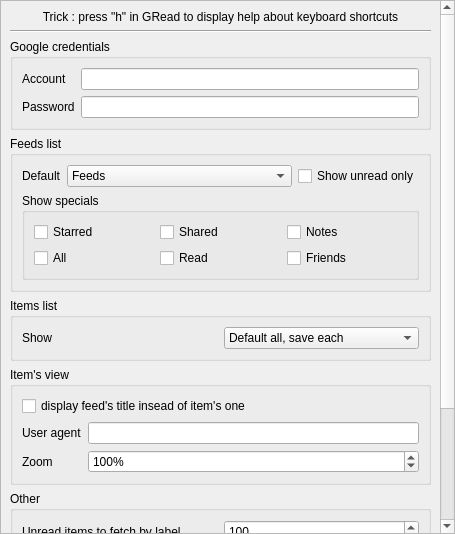
<?xml version="1.0" encoding="UTF-8"?>
<ui version="4.0">
 <class>Settings</class>
 <widget class="QDialog" name="Settings">
  <property name="geometry">
   <rect>
    <x>0</x>
    <y>0</y>
    <width>455</width>
    <height>534</height>
   </rect>
  </property>
  <property name="sizePolicy">
   <sizepolicy hsizetype="Preferred" vsizetype="Preferred">
    <horstretch>0</horstretch>
    <verstretch>0</verstretch>
   </sizepolicy>
  </property>
  <property name="windowTitle">
   <string>Settings</string>
  </property>
  <layout class="QVBoxLayout" name="verticalLayout">
   <property name="margin">
    <number>0</number>
   </property>
   <item>
    <widget class="QScrollArea" name="scrollArea">
     <property name="widgetResizable">
      <bool>true</bool>
     </property>
     <widget class="QWidget" name="scrollAreaWidgetContents">
      <property name="geometry">
       <rect>
        <x>0</x>
        <y>-104</y>
        <width>436</width>
        <height>692</height>
       </rect>
      </property>
      <layout class="QVBoxLayout" name="verticalLayout_4">
       <property name="leftMargin">
        <number>9</number>
       </property>
       <item>
        <widget class="QLabel" name="Trick">
         <property name="text">
          <string>Trick : press &quot;h&quot; in GRead to display help about keyboard shortcuts</string>
         </property>
         <property name="textFormat">
          <enum>Qt::PlainText</enum>
         </property>
         <property name="alignment">
          <set>Qt::AlignCenter</set>
         </property>
        </widget>
       </item>
       <item>
        <widget class="Line" name="line">
         <property name="orientation">
          <enum>Qt::Horizontal</enum>
         </property>
        </widget>
       </item>
       <item>
        <widget class="QGroupBox" name="groupGoogle">
         <property name="title">
          <string>Google credentials</string>
         </property>
         <layout class="QFormLayout" name="formLayout_groupGoogle">
          <item row="0" column="0">
           <widget class="QLabel" name="labelSettingsAccount">
            <property name="text">
             <string>Account</string>
            </property>
            <property name="buddy">
             <cstring>inputSettingsAccount</cstring>
            </property>
           </widget>
          </item>
          <item row="0" column="1">
           <widget class="QLineEdit" name="inputSettingsAccount">
            <property name="inputMethodHints">
             <set>Qt::ImhEmailCharactersOnly|Qt::ImhNoAutoUppercase</set>
            </property>
           </widget>
          </item>
          <item row="1" column="0">
           <widget class="QLabel" name="labelSettingsPassword">
            <property name="text">
             <string>Password</string>
            </property>
            <property name="buddy">
             <cstring>inputSettingsPassword</cstring>
            </property>
           </widget>
          </item>
          <item row="1" column="1">
           <widget class="QLineEdit" name="inputSettingsPassword">
            <property name="inputMethodHints">
             <set>Qt::ImhNoAutoUppercase|Qt::ImhNoPredictiveText</set>
            </property>
            <property name="echoMode">
             <enum>QLineEdit::PasswordEchoOnEdit</enum>
            </property>
           </widget>
          </item>
         </layout>
        </widget>
       </item>
       <item>
        <widget class="QGroupBox" name="groupFeeds">
         <property name="title">
          <string>Feeds list</string>
         </property>
         <layout class="QVBoxLayout" name="verticalLayout_groupFeeds">
          <item>
           <layout class="QHBoxLayout" name="horizontalLayout">
            <item>
             <widget class="QLabel" name="labelSettingsHomeDefault">
              <property name="text">
               <string>Default</string>
              </property>
              <property name="buddy">
               <cstring>selectSettingsHomeDefault</cstring>
              </property>
             </widget>
            </item>
            <item>
             <widget class="QComboBox" name="selectSettingsHomeDefault">
              <property name="sizePolicy">
               <sizepolicy hsizetype="Expanding" vsizetype="Fixed">
                <horstretch>0</horstretch>
                <verstretch>0</verstretch>
               </sizepolicy>
              </property>
              <item>
               <property name="text">
                <string>Feeds</string>
               </property>
              </item>
              <item>
               <property name="text">
                <string>Labels</string>
               </property>
              </item>
             </widget>
            </item>
            <item>
             <widget class="QCheckBox" name="checkSettingsHomeShowUnread">
              <property name="text">
               <string>Show unread only</string>
              </property>
             </widget>
            </item>
           </layout>
          </item>
          <item>
           <widget class="QGroupBox" name="groupSpecials">
            <property name="title">
             <string>Show specials</string>
            </property>
            <layout class="QGridLayout" name="gridLayout_groupSpecials">
             <item row="0" column="0">
              <widget class="QCheckBox" name="checkSettingsShowStarred">
               <property name="text">
                <string>Starred</string>
               </property>
              </widget>
             </item>
             <item row="0" column="1">
              <widget class="QCheckBox" name="checkSettingsShowShared">
               <property name="text">
                <string>Shared</string>
               </property>
              </widget>
             </item>
             <item row="0" column="2">
              <widget class="QCheckBox" name="checkSettingsShowNotes">
               <property name="text">
                <string>Notes</string>
               </property>
              </widget>
             </item>
             <item row="1" column="0">
              <widget class="QCheckBox" name="checkSettingsShowAll">
               <property name="text">
                <string>All</string>
               </property>
              </widget>
             </item>
             <item row="1" column="1">
              <widget class="QCheckBox" name="checkSettingsShowRead">
               <property name="text">
                <string>Read</string>
               </property>
              </widget>
             </item>
             <item row="1" column="2">
              <widget class="QCheckBox" name="checkSettingsShowFriends">
               <property name="text">
                <string>Friends</string>
               </property>
              </widget>
             </item>
            </layout>
           </widget>
          </item>
         </layout>
        </widget>
       </item>
       <item>
        <widget class="QGroupBox" name="groupItems">
         <property name="title">
          <string>Items list</string>
         </property>
         <layout class="QVBoxLayout" name="verticalLayout_groupItems">
          <item>
           <layout class="QHBoxLayout" name="horizontalLayout_3">
            <item>
             <widget class="QLabel" name="labelSettingsItemsShowMode">
              <property name="text">
               <string>Show</string>
              </property>
              <property name="buddy">
               <cstring>selectSettingsItemsShowMode</cstring>
              </property>
             </widget>
            </item>
            <item>
             <widget class="QComboBox" name="selectSettingsItemsShowMode">
              <item>
               <property name="text">
                <string>Default all, save each</string>
               </property>
              </item>
              <item>
               <property name="text">
                <string>Default unread, save each</string>
               </property>
              </item>
              <item>
               <property name="text">
                <string>Default all, no save</string>
               </property>
              </item>
              <item>
               <property name="text">
                <string>Default unread, no save</string>
               </property>
              </item>
             </widget>
            </item>
           </layout>
          </item>
         </layout>
        </widget>
       </item>
       <item>
        <widget class="QGroupBox" name="groupContent">
         <property name="title">
          <string>Item's view</string>
         </property>
         <layout class="QVBoxLayout" name="verticalLayout_groupContent">
          <item>
           <layout class="QGridLayout" name="gridLayout_groupContent">
            <item row="0" column="0" colspan="2">
             <widget class="QCheckBox" name="checkSettingsDisplayFeedsTitleItemView">
              <property name="text">
               <string>display feed's title insead of item's one</string>
              </property>
             </widget>
            </item>
            <item row="1" column="0">
             <widget class="QLabel" name="labelSettingsUserAgent">
              <property name="text">
               <string>User agent</string>
              </property>
              <property name="buddy">
               <cstring>inputSettingsUserAgent</cstring>
              </property>
             </widget>
            </item>
            <item row="1" column="1">
             <widget class="QLineEdit" name="inputSettingsUserAgent">
              <property name="text">
               <string/>
              </property>
             </widget>
            </item>
            <item row="2" column="0">
             <widget class="QLabel" name="labelSettingsZoomFactor">
              <property name="text">
               <string>Zoom</string>
              </property>
              <property name="buddy">
               <cstring>spinSettingsZoomFactor</cstring>
              </property>
             </widget>
            </item>
            <item row="2" column="1">
             <widget class="QSpinBox" name="spinSettingsZoomFactor">
              <property name="suffix">
               <string>%</string>
              </property>
              <property name="minimum">
               <number>0</number>
              </property>
              <property name="maximum">
               <number>10000</number>
              </property>
              <property name="singleStep">
               <number>5</number>
              </property>
              <property name="value">
               <number>100</number>
              </property>
             </widget>
            </item>
           </layout>
          </item>
         </layout>
        </widget>
       </item>
       <item>
        <widget class="QGroupBox" name="groupOther">
         <property name="title">
          <string>Other</string>
         </property>
         <layout class="QVBoxLayout" name="verticalLayout_groupOther">
          <item>
           <layout class="QGridLayout" name="gridLayout_groupOther">
            <item row="0" column="0">
             <widget class="QLabel" name="labelSettingsItemsToFetch">
              <property name="text">
               <string>Unread items to fetch by label</string>
              </property>
              <property name="buddy">
               <cstring>spinSettingsItemsToFetch</cstring>
              </property>
             </widget>
            </item>
            <item row="0" column="1">
             <widget class="QSpinBox" name="spinSettingsItemsToFetch">
              <property name="minimum">
               <number>20</number>
              </property>
              <property name="maximum">
               <number>2000</number>
              </property>
              <property name="singleStep">
               <number>20</number>
              </property>
              <property name="value">
               <number>100</number>
              </property>
             </widget>
            </item>
            <item row="1" column="0" colspan="2">
             <widget class="QLabel" name="label">
              <property name="text">
               <string>(and for each feed without label, and for special feeds)</string>
              </property>
             </widget>
            </item>
           </layout>
          </item>
         </layout>
        </widget>
       </item>
       <item>
        <widget class="QGroupBox" name="groupBanner">
         <property name="title">
          <string>Informations banner</string>
         </property>
         <layout class="QVBoxLayout" name="verticalLayout_groupBanner">
          <item>
           <layout class="QGridLayout" name="gridLayout_groupBanner">
            <item row="0" column="0">
             <widget class="QLabel" name="labelSettingsBannerPosition">
              <property name="text">
               <string>Position</string>
              </property>
              <property name="buddy">
               <cstring>selectSettingsBannerPosition</cstring>
              </property>
             </widget>
            </item>
            <item row="0" column="1">
             <widget class="QComboBox" name="selectSettingsBannerPosition">
              <item>
               <property name="text">
                <string>Top</string>
               </property>
              </item>
              <item>
               <property name="text">
                <string>Bottom</string>
               </property>
              </item>
              <item>
               <property name="text">
                <string>Never display</string>
               </property>
              </item>
             </widget>
            </item>
            <item row="1" column="0">
             <widget class="QCheckBox" name="checkSettingsBannerHide">
              <property name="text">
               <string>Hide after</string>
              </property>
             </widget>
            </item>
            <item row="1" column="1">
             <widget class="QSpinBox" name="spinSettingsBannerHideDelay">
              <property name="suffix">
               <string>ms</string>
              </property>
              <property name="minimum">
               <number>500</number>
              </property>
              <property name="maximum">
               <number>60000</number>
              </property>
              <property name="singleStep">
               <number>100</number>
              </property>
              <property name="value">
               <number>2000</number>
              </property>
             </widget>
            </item>
           </layout>
          </item>
         </layout>
        </widget>
       </item>
      </layout>
     </widget>
    </widget>
   </item>
  </layout>
 </widget>
 <tabstops>
  <tabstop>inputSettingsAccount</tabstop>
  <tabstop>inputSettingsPassword</tabstop>
  <tabstop>selectSettingsHomeDefault</tabstop>
  <tabstop>checkSettingsHomeShowUnread</tabstop>
  <tabstop>checkSettingsShowStarred</tabstop>
  <tabstop>checkSettingsShowShared</tabstop>
  <tabstop>checkSettingsShowNotes</tabstop>
  <tabstop>checkSettingsShowAll</tabstop>
  <tabstop>checkSettingsShowRead</tabstop>
  <tabstop>checkSettingsShowFriends</tabstop>
  <tabstop>selectSettingsItemsShowMode</tabstop>
  <tabstop>checkSettingsDisplayFeedsTitleItemView</tabstop>
  <tabstop>inputSettingsUserAgent</tabstop>
  <tabstop>spinSettingsZoomFactor</tabstop>
  <tabstop>spinSettingsItemsToFetch</tabstop>
  <tabstop>selectSettingsBannerPosition</tabstop>
  <tabstop>checkSettingsBannerHide</tabstop>
  <tabstop>spinSettingsBannerHideDelay</tabstop>
  <tabstop>scrollArea</tabstop>
 </tabstops>
 <resources/>
 <connections/>
</ui>
